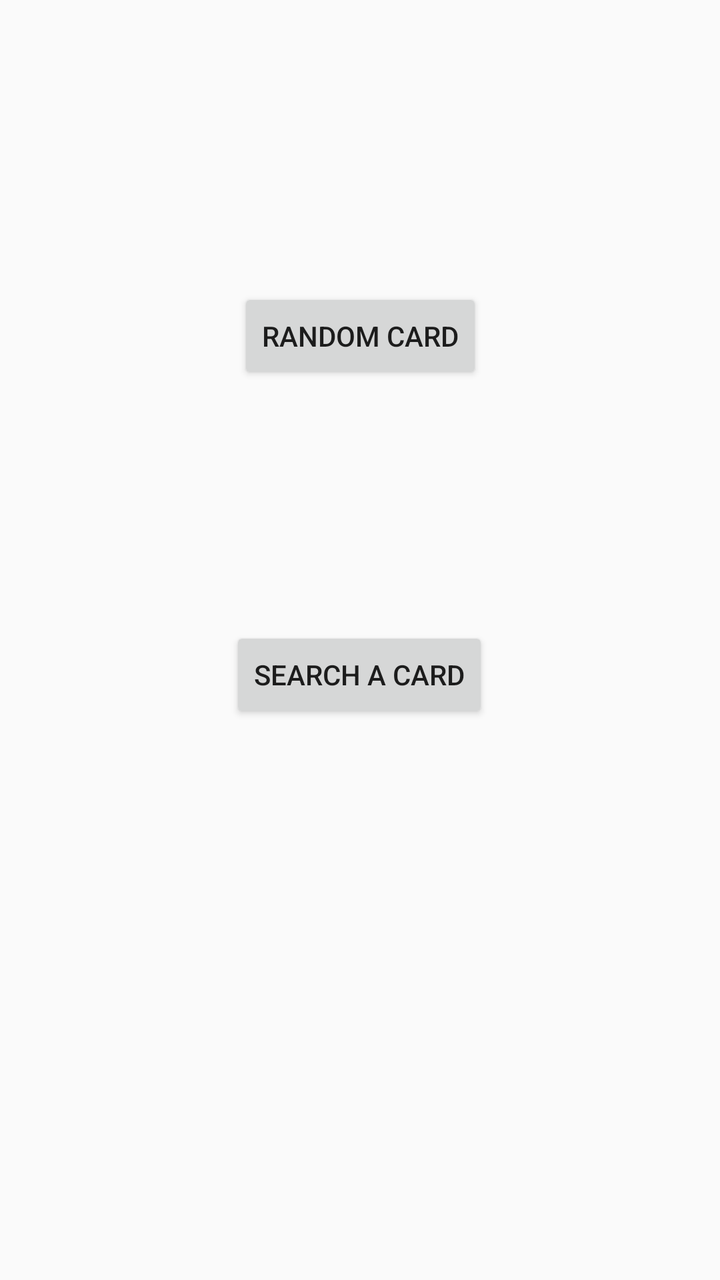
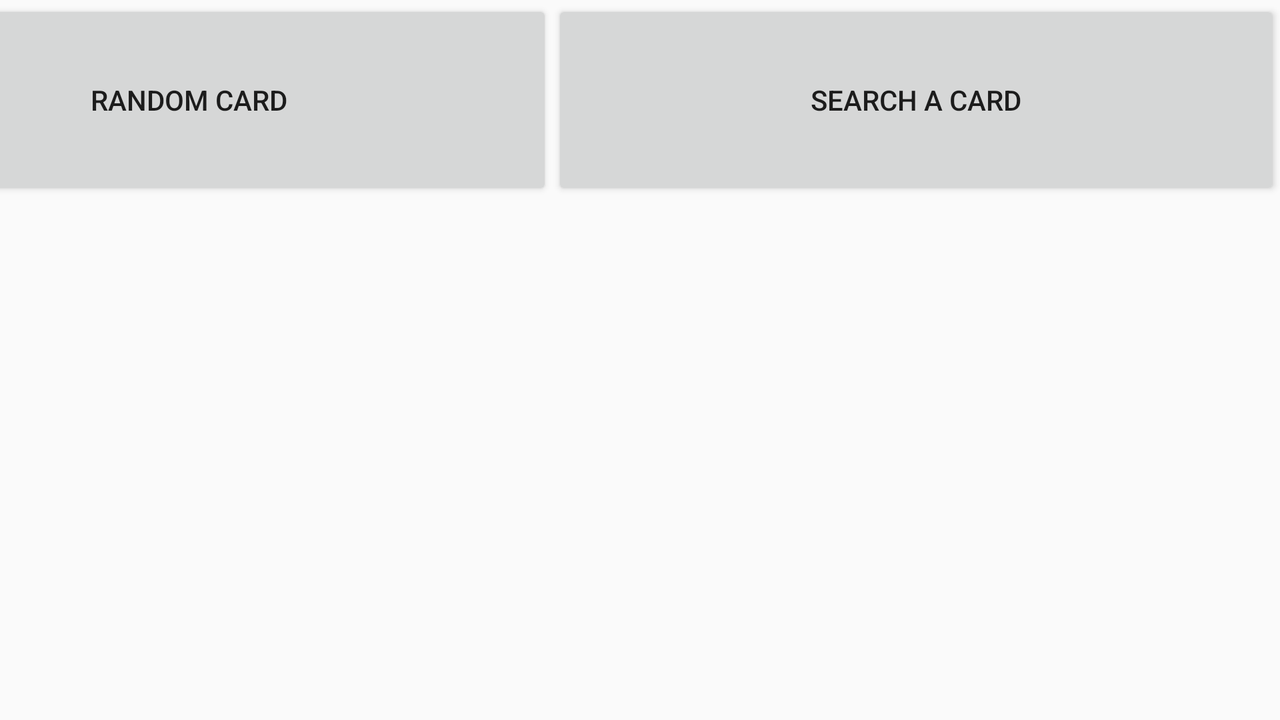

One screen, two layout resources from the same app: the default and the author's alternative for another configuration. Each is rendered where Android would select it; the XML of both is given below.
<!-- AndroidManifest.xml: application theme Theme.CIS385FinalProject -->
<!-- res/layout/activity_main.xml -->
<?xml version="1.0" encoding="utf-8"?>
<androidx.constraintlayout.widget.ConstraintLayout xmlns:android="http://schemas.android.com/apk/res/android"
    xmlns:app="http://schemas.android.com/apk/res-auto"
    xmlns:tools="http://schemas.android.com/tools"
    android:layout_width="match_parent"
    android:layout_height="match_parent"
    tools:context=".MainActivity">

    <Button
        android:id="@+id/randomCardButton"
        android:layout_width="wrap_content"
        android:layout_height="wrap_content"
        android:layout_marginTop="144dp"
        android:onClick="startRandomCard"
        android:text="Random Card"
        app:layout_constraintEnd_toEndOf="parent"
        app:layout_constraintStart_toStartOf="parent"
        app:layout_constraintTop_toTopOf="parent" />

    <Button
        android:id="@+id/searchCardButton"
        android:layout_width="wrap_content"
        android:layout_height="wrap_content"
        android:onClick="startSearchCard"
        android:text="Search A Card"
        app:layout_constraintBottom_toBottomOf="parent"
        app:layout_constraintEnd_toEndOf="parent"
        app:layout_constraintHorizontal_bias="0.498"
        app:layout_constraintStart_toStartOf="parent"
        app:layout_constraintTop_toBottomOf="@+id/randomCardButton"
        app:layout_constraintVertical_bias="0.303" />

    <TextView
        android:id="@+id/previousSearchText"
        android:layout_width="wrap_content"
        android:layout_height="wrap_content"
        android:layout_marginTop="256dp"
        app:layout_constraintBottom_toTopOf="@+id/searchCardButton"
        app:layout_constraintEnd_toEndOf="parent"
        app:layout_constraintHorizontal_bias="0.498"
        app:layout_constraintStart_toStartOf="parent"
        app:layout_constraintTop_toTopOf="parent"
        app:layout_constraintVertical_bias="0.0"
        android:visibility="invisible"/>

    <TextView
        android:id="@+id/previousSearchInfo"
        android:layout_width="wrap_content"
        android:layout_height="wrap_content"
        android:layout_marginBottom="20dp"
        android:text="Previous Search:"
        app:layout_constraintBottom_toTopOf="@+id/previousSearchText"
        app:layout_constraintEnd_toEndOf="parent"
        app:layout_constraintStart_toStartOf="parent"
        android:visibility="invisible"/>
</androidx.constraintlayout.widget.ConstraintLayout>
<!-- resources referenced by this layout -->
<resources>
  <style name="Theme.CIS385FinalProject" parent="Theme.AppCompat.DayNight.DarkActionBar">
          
          <item name="colorPrimary">@color/niceblue</item>
          <item name="colorPrimaryVariant">@color/secondniceblue</item>
          <item name="colorOnPrimary">@color/white</item>
          
          <item name="colorSecondary">@color/teal_200</item>
          <item name="colorSecondaryVariant">@color/teal_700</item>
          <item name="colorOnSecondary">@color/black</item>
          
          <item name="android:statusBarColor" tools:targetApi="l">?attr/colorPrimaryVariant</item>
          
      </style>
  <color name="niceblue">#6B9BCF</color>
  <color name="secondniceblue">#38587A</color>
  <color name="white">#FFFFFF</color>
  <color name="teal_200">#FF03DAC5</color>
  <color name="teal_700">#FF018786</color>
  <color name="black">#FF000000</color>
</resources>
<!-- res/layout-land/activity_main.xml (the author's variant of the layout above) -->
<!-- drawn on the phone turned sideways -->
<?xml version="1.0" encoding="utf-8"?>
<androidx.constraintlayout.widget.ConstraintLayout xmlns:android="http://schemas.android.com/apk/res/android"
    xmlns:app="http://schemas.android.com/apk/res-auto"
    xmlns:tools="http://schemas.android.com/tools"
    android:layout_width="match_parent"
    android:layout_height="match_parent"
    tools:context=".MainActivity">

    <Button
        android:id="@+id/randomCardButton"
        android:layout_width="364dp"
        android:layout_height="100dp"
        android:layout_marginStart="120dp"
        android:onClick="startRandomCard"
        android:text="Random Card"
        app:layout_constraintBottom_toBottomOf="parent"
        app:layout_constraintEnd_toStartOf="@+id/searchCardButton"
        app:layout_constraintHorizontal_bias="1.0"
        app:layout_constraintStart_toStartOf="parent"
        app:layout_constraintTop_toTopOf="parent"
        app:layout_constraintVertical_bias="0.0" />

    <Button
        android:id="@+id/searchCardButton"
        android:layout_width="364dp"
        android:layout_height="100dp"
        android:onClick="startSearchCard"
        android:text="Search A Card"
        app:layout_constraintBottom_toBottomOf="parent"
        app:layout_constraintEnd_toEndOf="parent"
        app:layout_constraintTop_toTopOf="parent"
        app:layout_constraintVertical_bias="0.0" />

    <TextView
        android:id="@+id/previousSearchText"
        android:layout_width="wrap_content"
        android:layout_height="wrap_content"
        android:textSize="16sp"
        android:visibility="invisible"
        app:layout_constraintBottom_toBottomOf="parent"
        app:layout_constraintEnd_toEndOf="parent"
        app:layout_constraintHorizontal_bias="0.499"
        app:layout_constraintStart_toStartOf="parent"
        app:layout_constraintTop_toBottomOf="@+id/previousSearchInfo"
        app:layout_constraintVertical_bias="0.283" />

    <TextView
        android:id="@+id/previousSearchInfo"
        android:layout_width="wrap_content"
        android:layout_height="wrap_content"
        android:text="Previous Search:"
        android:textSize="20sp"
        android:visibility="invisible"
        app:layout_constraintBottom_toBottomOf="parent"
        app:layout_constraintEnd_toEndOf="parent"
        app:layout_constraintStart_toStartOf="parent"
        app:layout_constraintTop_toTopOf="parent" />
</androidx.constraintlayout.widget.ConstraintLayout>
